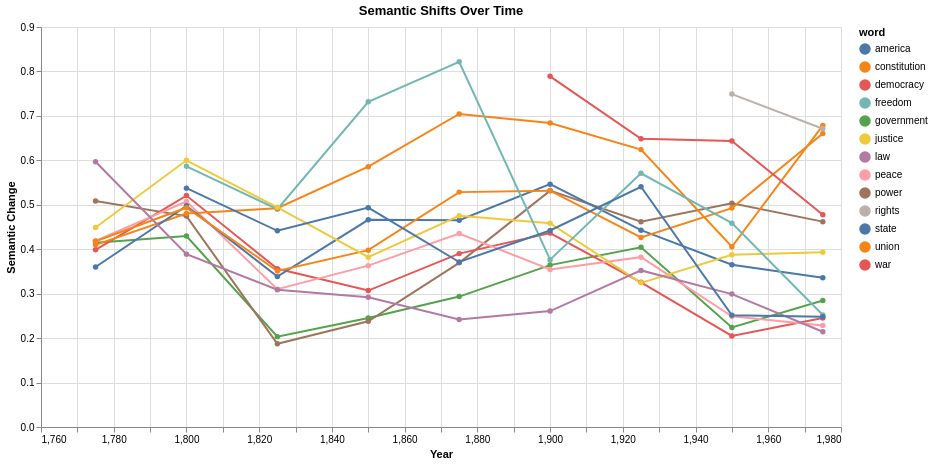

The notebook cell this image was saved under:
### Code cell
from pathlib import Path

import altair as alt
import pandas as pd


# Load preprocessed models
models = load_and_sort_models()
periods = sorted(models.keys(), key=lambda x: int(x.split("-")[0]))

shift_data = []
# For each period transition and its shifts
for i in range(len(periods) - 1):
    period1, period2 = periods[i], periods[i + 1]
    period_pair = f"{period1} → {period2}"

    # Get the shift data for this period transition
    model1, model2 = models[period1], models[period2]
    aligner = ProcrustesAligner()
    metrics = aligner.fit(
        model1.embeddings,
        model2.embeddings,
        model1.vocabulary,
        model2.vocabulary,
    )

    # Calculate shifts for target words
    for word in target_words:
        shift = word_shift(aligner, word, model1.embeddings, model2.embeddings)
        if shift is not None:
            shift_data.append(
                {
                    "period": period_pair,
                    "word": word,
                    "shift": shift,
                    "year": int(period1.split("-")[0]),
                }
            )

# Create DataFrame
df = pd.DataFrame(shift_data)

timeline = (
    alt.Chart(df)
    .mark_line(point=True)
    .encode(
        x=alt.X("year:Q", title="Year"),
        y=alt.Y("shift:Q", title="Semantic Change"),
        color="word:N",
        tooltip=["word", "year", "shift"],
    )
    .properties(width=800, height=400, title="Semantic Shifts Over Time")
    .interactive()
)

# Display the visualization
timeline

### Figure 1 — Vega-Lite specification as saved in the notebook (floating-point values rounded to 4 significant figures)
{"config": {"view": {"continuousWidth": 300, "continuousHeight": 300}}, "data": {"name": "data-552be7d3f9ecd13d77abe4f91ffef59d"}, "mark": {"type": "line", "point": true}, "encoding": {"color": {"field": "word", "type": "nominal"}, "tooltip": [{"field": "word", "type": "nominal"}, {"field": "year", "type": "quantitative"}, {"field": "shift", "type": "quantitative"}], "x": {"field": "year", "title": "Year", "type": "quantitative"}, "y": {"field": "shift", "title": "Semantic Change", "type": "quantitative"}}, "height": 400, "params": [{"name": "param_1e9efca18e7a2868", "select": {"type": "interval", "encodings": ["x", "y"]}, "bind": "scales"}], "title": "Semantic Shifts Over Time", "width": 800, "$schema": "https://vega.github.io/schema/vega-lite/v6.1.0.json", "datasets": {"data-552be7d3f9ecd13d77abe4f91ffef59d": [{"period": "1775-1799 → 1800-1824", "word": "government", "shift": 0.4143, "year": 1775}, {"period": "1775-1799 → 1800-1824", "word": "power", "shift": 0.5085, "year": 1775}, {"period": "1775-1799 → 1800-1824", "word": "war", "shift": 0.3987, "year": 1775}, {"period": "1775-1799 → 1800-1824", "word": "peace", "shift": 0.4189, "year": 1775}, {"period": "1775-1799 → 1800-1824", "word": "union", "shift": 0.4099, "year": 1775}, {"period": "1775-1799 → 1800-1824", "word": "state", "shift": 0.3599, "year": 1775}, {"period": "1775-1799 → 1800-1824", "word": "constitution", "shift": 0.4178, "year": 1775}, {"period": "1775-1799 → 1800-1824", "word": "justice", "shift": 0.4487, "year": 1775}, {"period": "1775-1799 → 1800-1824", "word": "law", "shift": 0.5967, "year": 1775}, {"period": "1800-1824 → 1825-1849", "word": "freedom", "shift": 0.5865, "year": 1800}, {"period": "1800-1824 → 1825-1849", "word": "government", "shift": 0.4299, "year": 1800}, {"period": "1800-1824 → 1825-1849", "word": "power", "shift": 0.4745, "year": 1800}, {"period": "1800-1824 → 1825-1849", "word": "war", "shift": 0.5207, "year": 1800}, {"period": "1800-1824 → 1825-1849", "word": "peace", "shift": 0.5073, "year": 1800}, {"period": "1800-1824 → 1825-1849", "word": "america", "shift": 0.5375, "year": 1800}, {"period": "1800-1824 → 1825-1849", "word": "union", "shift": 0.4804, "year": 1800}, {"period": "1800-1824 → 1825-1849", "word": "state", "shift": 0.4976, "year": 1800}, {"period": "1800-1824 → 1825-1849", "word": "constitution", "shift": 0.4934, "year": 1800}, {"period": "1800-1824 → 1825-1849", "word": "justice", "shift": 0.6001, "year": 1800}, {"period": "1800-1824 → 1825-1849", "word": "law", "shift": 0.3887, "year": 1800}, {"period": "1825-1849 → 1850-1874", "word": "freedom", "shift": 0.4902, "year": 1825}, {"period": "1825-1849 → 1850-1874", "word": "government", "shift": 0.2033, "year": 1825}, {"period": "1825-1849 → 1850-1874", "word": "power", "shift": 0.1872, "year": 1825}, {"period": "1825-1849 → 1850-1874", "word": "war", "shift": 0.356, "year": 1825}, {"period": "1825-1849 → 1850-1874", "word": "peace", "shift": 0.3102, "year": 1825}, {"period": "1825-1849 → 1850-1874", "word": "america", "shift": 0.4415, "year": 1825}, {"period": "1825-1849 → 1850-1874", "word": "union", "shift": 0.4923, "year": 1825}, {"period": "1825-1849 → 1850-1874", "word": "state", "shift": 0.3383, "year": 1825}, {"period": "1825-1849 → 1850-1874", "word": "constitution", "shift": 0.351, "year": 1825}, {"period": "1825-1849 → 1850-1874", "word": "justice", "shift": 0.4943, "year": 1825}, {"period": "1825-1849 → 1850-1874", "word": "law", "shift": 0.309, "year": 1825}, {"period": "1850-1874 → 1875-1899", "word": "freedom", "shift": 0.7318, "year": 1850}, {"period": "1850-1874 → 1875-1899", "word": "government", "shift": 0.2452, "year": 1850}, {"period": "1850-1874 → 1875-1899", "word": "power", "shift": 0.238, "year": 1850}, {"period": "1850-1874 → 1875-1899", "word": "war", "shift": 0.307, "year": 1850}, {"period": "1850-1874 → 1875-1899", "word": "peace", "shift": 0.3631, "year": 1850}, {"period": "1850-1874 → 1875-1899", "word": "america", "shift": 0.4935, "year": 1850}, {"period": "1850-1874 → 1875-1899", "word": "union", "shift": 0.5857, "year": 1850}, {"period": "1850-1874 → 1875-1899", "word": "state", "shift": 0.4661, "year": 1850}, {"period": "1850-1874 → 1875-1899", "word": "constitution", "shift": 0.3979, "year": 1850}, {"period": "1850-1874 → 1875-1899", "word": "justice", "shift": 0.3821, "year": 1850}, {"period": "1850-1874 → 1875-1899", "word": "law", "shift": 0.2917, "year": 1850}, {"period": "1875-1899 → 1900-1924", "word": "freedom", "shift": 0.8218, "year": 1875}, {"period": "1875-1899 → 1900-1924", "word": "government", "shift": 0.2934, "year": 1875}, {"period": "1875-1899 → 1900-1924", "word": "power", "shift": 0.3693, "year": 1875}, {"period": "1875-1899 → 1900-1924", "word": "war", "shift": 0.3901, "year": 1875}, {"period": "1875-1899 → 1900-1924", "word": "peace", "shift": 0.4352, "year": 1875}, {"period": "1875-1899 → 1900-1924", "word": "america", "shift": 0.3713, "year": 1875}, {"period": "1875-1899 → 1900-1924", "word": "union", "shift": 0.7044, "year": 1875}, {"period": "1875-1899 → 1900-1924", "word": "state", "shift": 0.4651, "year": 1875}, {"period": "1875-1899 → 1900-1924", "word": "constitution", "shift": 0.5285, "year": 1875}, {"period": "1875-1899 → 1900-1924", "word": "justice", "shift": 0.4751, "year": 1875}, {"period": "1875-1899 → 1900-1924", "word": "law", "shift": 0.2417, "year": 1875}, {"period": "1900-1924 → 1925-1949", "word": "freedom", "shift": 0.3766, "year": 1900}, {"period": "1900-1924 → 1925-1949", "word": "democracy", "shift": 0.789, "year": 1900}, {"period": "1900-1924 → 1925-1949", "word": "government", "shift": 0.3643, "year": 1900}, {"period": "1900-1924 → 1925-1949", "word": "power", "shift": 0.5319, "year": 1900}, {"period": "1900-1924 → 1925-1949", "word": "war", "shift": 0.4365, "year": 1900}, {"period": "1900-1924 → 1925-1949", "word": "peace", "shift": 0.3544, "year": 1900}, {"period": "1900-1924 → 1925-1949", "word": "america", "shift": 0.4422, "year": 1900}, {"period": "1900-1924 → 1925-1949", "word": "union", "shift": 0.684, "year": 1900}, {"period": "1900-1924 → 1925-1949", "word": "state", "shift": 0.5464, "year": 1900}, {"period": "1900-1924 → 1925-1949", "word": "constitution", "shift": 0.5318, "year": 1900}, {"period": "1900-1924 → 1925-1949", "word": "justice", "shift": 0.4586, "year": 1900}, {"period": "1900-1924 → 1925-1949", "word": "law", "shift": 0.2608, "year": 1900}, {"period": "1925-1949 → 1950-1974", "word": "freedom", "shift": 0.5707, "year": 1925}, {"period": "1925-1949 → 1950-1974", "word": "democracy", "shift": 0.6484, "year": 1925}, {"period": "1925-1949 → 1950-1974", "word": "government", "shift": 0.4042, "year": 1925}, {"period": "1925-1949 → 1950-1974", "word": "power", "shift": 0.4618, "year": 1925}, {"period": "1925-1949 → 1950-1974", "word": "war", "shift": 0.3256, "year": 1925}, {"period": "1925-1949 → 1950-1974", "word": "peace", "shift": 0.3822, "year": 1925}, {"period": "1925-1949 → 1950-1974", "word": "america", "shift": 0.5405, "year": 1925}, {"period": "1925-1949 → 1950-1974", "word": "union", "shift": 0.6241, "year": 1925}, {"period": "1925-1949 → 1950-1974", "word": "state", "shift": 0.4428, "year": 1925}, {"period": "1925-1949 → 1950-1974", "word": "constitution", "shift": 0.4266, "year": 1925}, {"period": "1925-1949 → 1950-1974", "word": "justice", "shift": 0.3244, "year": 1925}, {"period": "1925-1949 → 1950-1974", "word": "law", "shift": 0.3523, "year": 1925}, {"period": "1950-1974 → 1975-1999", "word": "freedom", "shift": 0.4587, "year": 1950}, {"period": "1950-1974 → 1975-1999", "word": "democracy", "shift": 0.6437, "year": 1950}, {"period": "1950-1974 → 1975-1999", "word": "government", "shift": 0.224, "year": 1950}, {"period": "1950-1974 → 1975-1999", "word": "power", "shift": 0.5035, "year": 1950}, {"period": "1950-1974 → 1975-1999", "word": "war", "shift": 0.2048, "year": 1950}, {"period": "1950-1974 → 1975-1999", "word": "peace", "shift": 0.2491, "year": 1950}, {"period": "1950-1974 → 1975-1999", "word": "america", "shift": 0.2515, "year": 1950}, {"period": "1950-1974 → 1975-1999", "word": "union", "shift": 0.4055, "year": 1950}, {"period": "1950-1974 → 1975-1999", "word": "state", "shift": 0.3651, "year": 1950}, {"period": "1950-1974 → 1975-1999", "word": "constitution", "shift": 0.4925, "year": 1950}, {"period": "1950-1974 → 1975-1999", "word": "rights", "shift": 0.749, "year": 1950}, {"period": "1950-1974 → 1975-1999", "word": "justice", "shift": 0.3875, "year": 1950}, {"period": "1950-1974 → 1975-1999", "word": "law", "shift": 0.299, "year": 1950}, {"period": "1975-1999 → 2000-2024", "word": "freedom", "shift": 0.2521, "year": 1975}, {"period": "1975-1999 → 2000-2024", "word": "democracy", "shift": 0.4775, "year": 1975}, {"period": "1975-1999 → 2000-2024", "word": "government", "shift": 0.2845, "year": 1975}, {"period": "1975-1999 → 2000-2024", "word": "power", "shift": 0.4621, "year": 1975}, {"period": "1975-1999 → 2000-2024", "word": "war", "shift": 0.2453, "year": 1975}, {"period": "1975-1999 → 2000-2024", "word": "peace", "shift": 0.2286, "year": 1975}, {"period": "1975-1999 → 2000-2024", "word": "america", "shift": 0.2482, "year": 1975}, {"period": "1975-1999 → 2000-2024", "word": "union", "shift": 0.6785, "year": 1975}, {"period": "1975-1999 → 2000-2024", "word": "state", "shift": 0.3357, "year": 1975}, {"period": "1975-1999 → 2000-2024", "word": "constitution", "shift": 0.6606, "year": 1975}, {"period": "1975-1999 → 2000-2024", "word": "rights", "shift": 0.671, "year": 1975}, {"period": "1975-1999 → 2000-2024", "word": "justice", "shift": 0.3933, "year": 1975}, {"period": "1975-1999 → 2000-2024", "word": "law", "shift": 0.2143, "year": 1975}]}}
